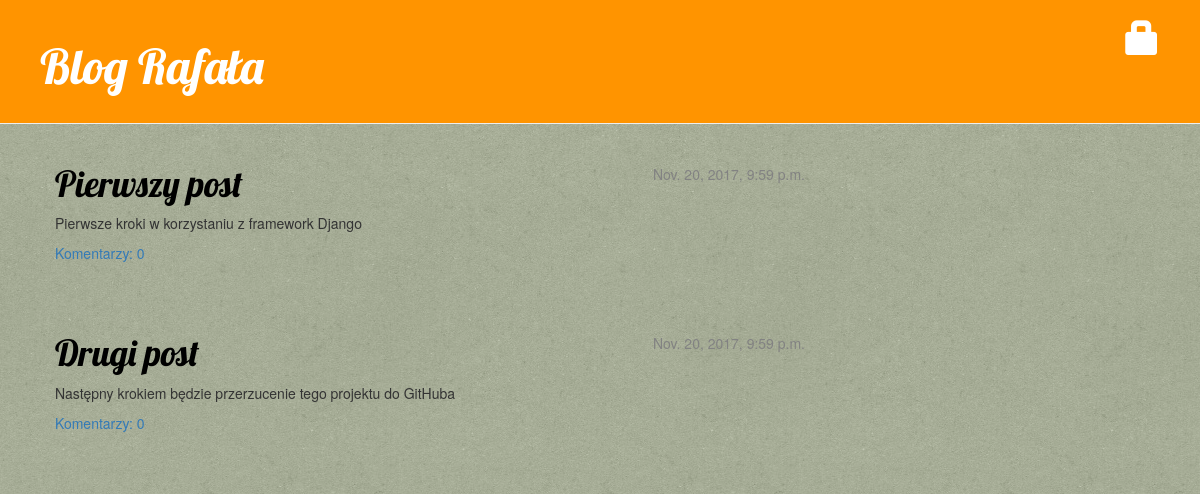
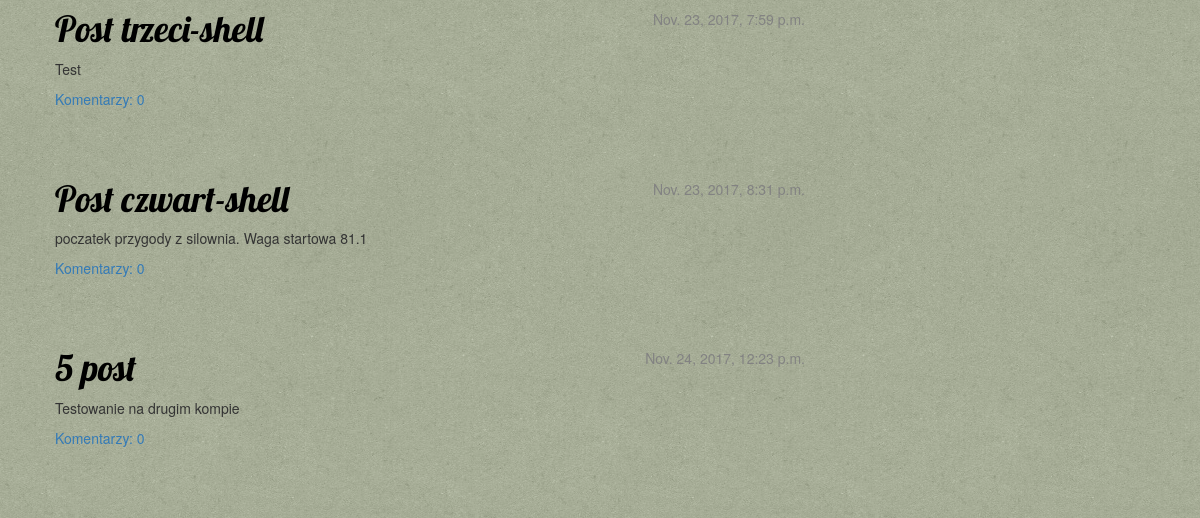
The app's page /, older data (2 pictures, top to bottom).
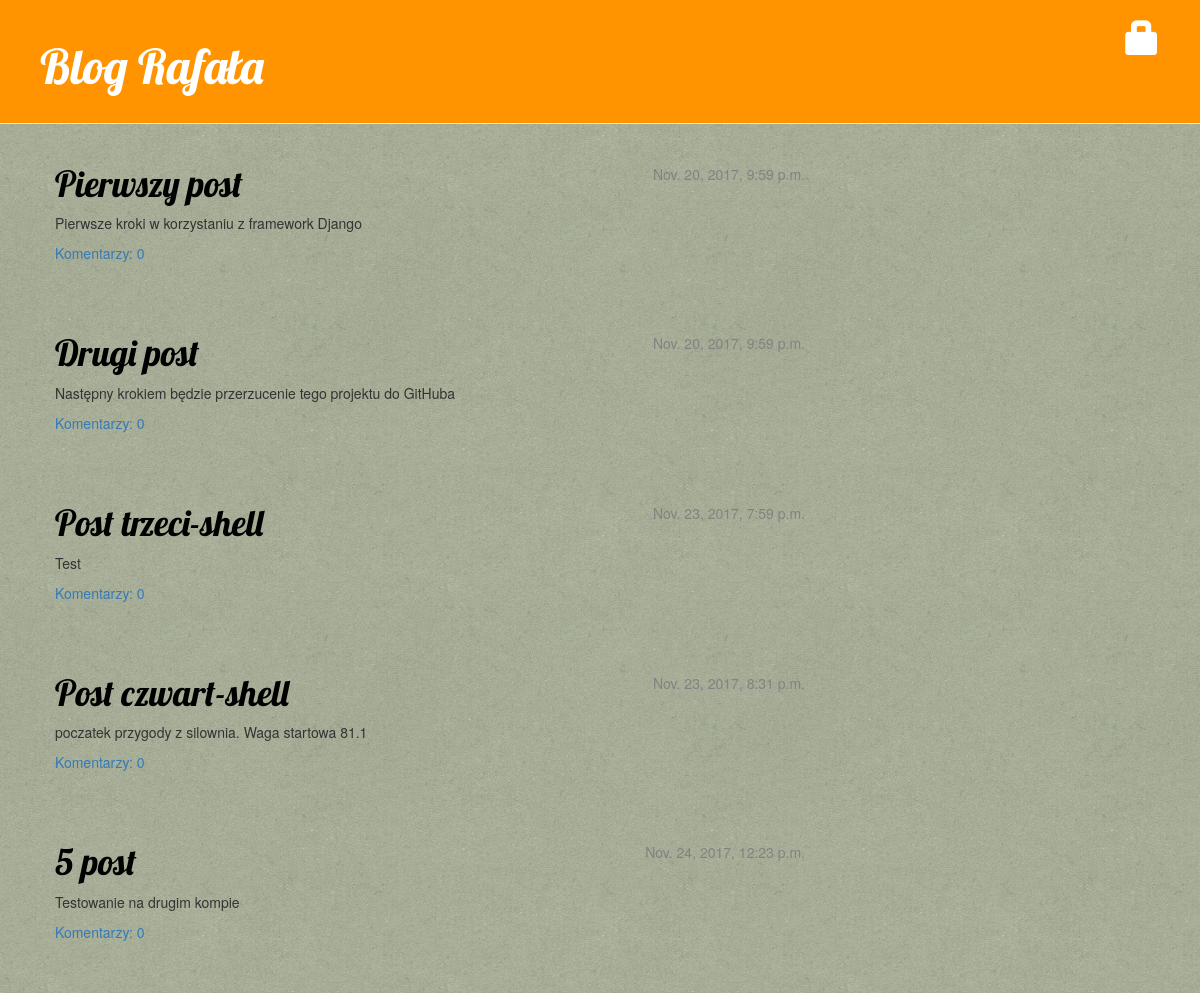
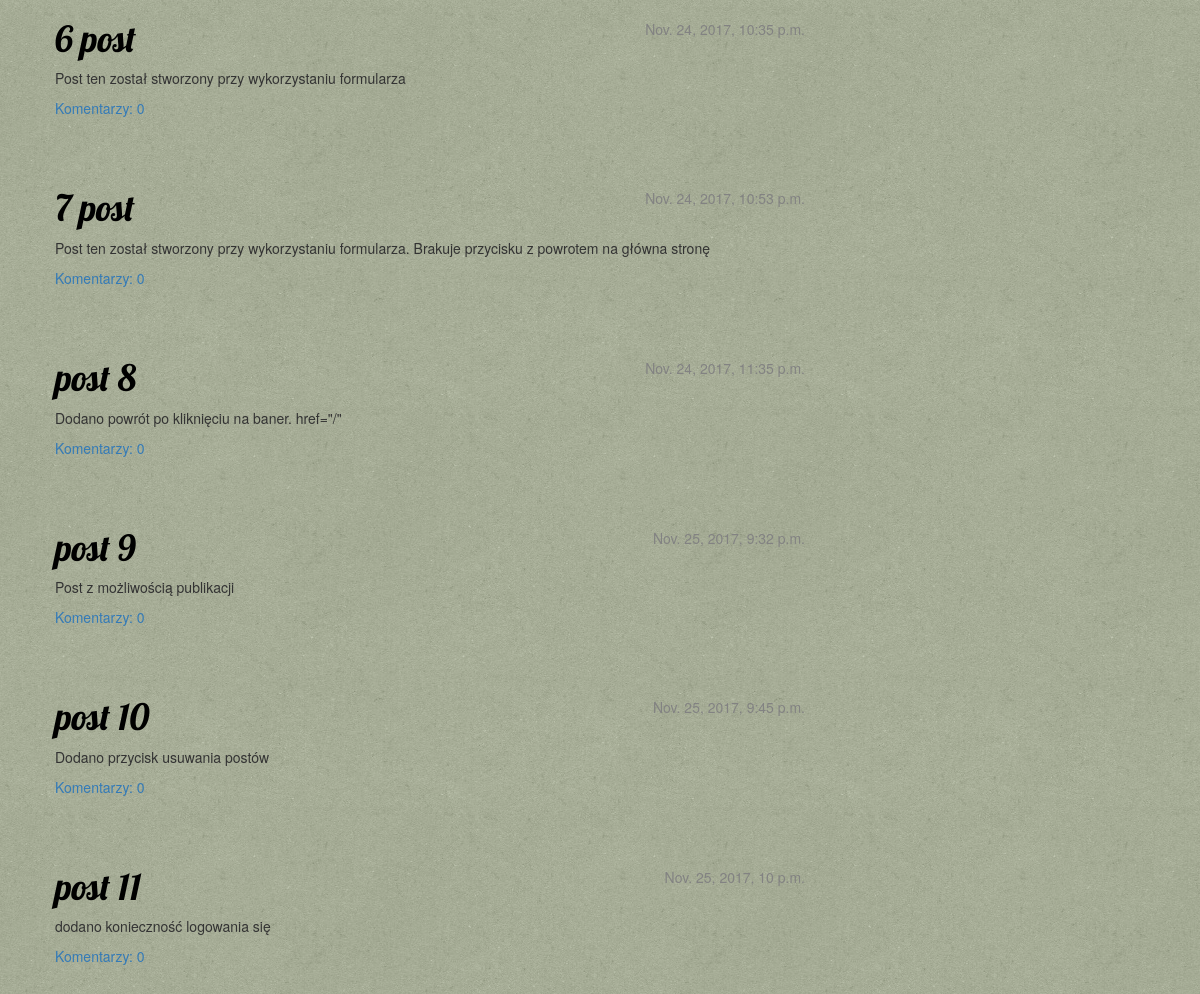
The same page, newer data (2 pictures, top to bottom).
### blog/models.py (models this page shows, shortened)
class Post(models.Model):
    author = models.ForeignKey('auth.User')
    title = models.CharField(max_length=200)
    text = models.TextField()
    created_date = models.DateTimeField(
            default=timezone.now)
    published_date = models.DateTimeField(
            blank=True, null=True)
    def approved_comments(self):
        return self.comments.filter(approved_comment=True)

### blog/views.py (the view)
# urls.py: url(r'^$', views.post_list, name='post_list'),
def post_list(request):
    posts = Post.objects.filter(published_date__lte=timezone.now()).order_by('published_date')
    return render(request, 'blog/post_list.html', {'posts':posts})

### blog/templates/blog/post_list.html
{% extends 'blog/base.html' %}
{% block content %}
    {% for post in posts %}
        <div class="post">
            <div class="date">
                {{ post.published_date}}
            </div>
            <h1><a href="{% url 'post_detail' pk=post.pk %}">{{ post.title }}</a></h1>
            <p>{{ post.text|linebreaksbr }}</p>
            <a href="{% url 'post_detail' pk=post.pk %}">Komentarzy: {{post.approved_comments.count }}</a>
        </div>
    {% endfor %}
{% endblock %}

Row changes from the older to the newer data that the page shows:
added Post: published_date "Nov. 24, 2017, 10:35 p.m.", title "6 post", text "Post ten został stworzony przy wykorzystaniu formularza", approved_comments.count "0"
added Post: published_date "Nov. 24, 2017, 10:53 p.m.", title "7 post", text "Post ten został stworzony przy wykorzystaniu formularza. Brakuje przycisku z powrotem na główna stronę", approved_comments.count "0"
added Post: published_date "Nov. 24, 2017, 11:35 p.m.", title "post 8", text "Dodano powrót po kliknięciu na baner. href=\"/\"", approved_comments.count "0"
added Post: published_date "Nov. 25, 2017, 9:32 p.m.", title "post 9", text "Post z możliwością publikacji", approved_comments.count "0"
added Post: published_date "Nov. 25, 2017, 9:45 p.m.", title "post 10", text "Dodano przycisk usuwania postów", approved_comments.count "0"
added Post: published_date "Nov. 25, 2017, 10 p.m.", title "post 11", text "dodano konieczność logowania się", approved_comments.count "0"
